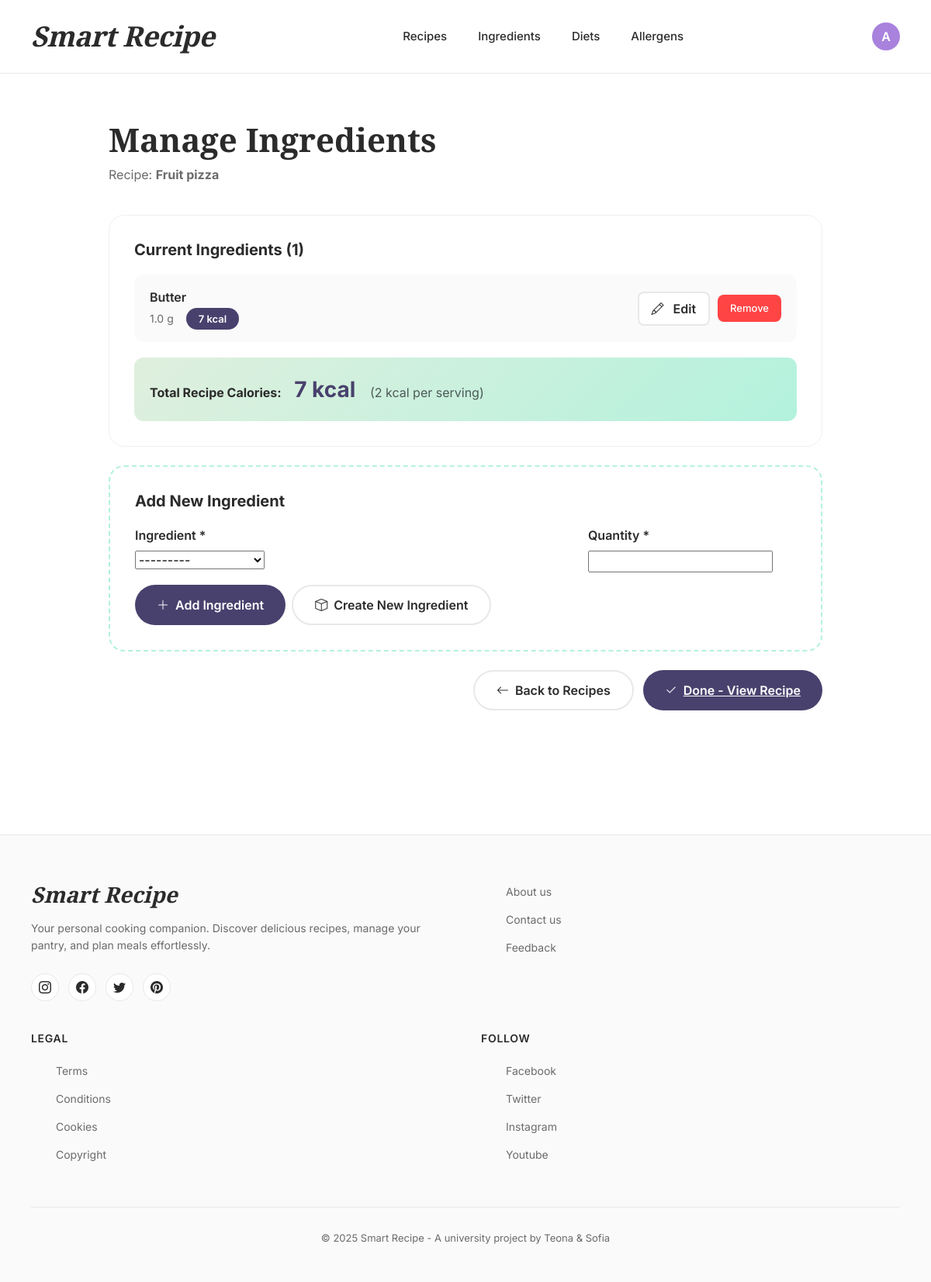
Page /recipes/12/edit-ingredients/ (signed in) on the committed database.
### smart_recipe_app/models.py (models this page shows, shortened)
class Recipe(models.Model):
    name = models.CharField(max_length=200)
    description = models.TextField(blank=True)
    no_of_servings = models.PositiveIntegerField(default=1)
    preparation_time = models.PositiveIntegerField(help_text="Minutes")
    image = models.ImageField(upload_to='recipes/', blank=True, null=True)
    ingredients = models.ManyToManyField(Ingredient, through='RecipeIngredientRelation', related_name='recipes')  # ingredient.recipes.all()
    @property
    def total_calories(self):
        return sum(ingredient_per_recipe.calories for ingredient_per_recipe in self.recipe_ingredients.all())
    @property
    def calories_per_serving(self):
        if self.no_of_servings:
            return self.total_calories / self.no_of_servings
        return None

class RecipeIngredientRelation(models.Model):
    recipe = models.ForeignKey(Recipe, on_delete=models.CASCADE, related_name='recipe_ingredients')  # recipe.recipe_ingredients.all()
    ingredient = models.ForeignKey(Ingredient, on_delete=models.CASCADE, related_name='ingredient_recipes')  # ingredients.ingredient_recipes.all()
    quantity = models.FloatField(validators=[MinValueValidator(0.000001)], help_text="Amount in ingredient.base_unit (e.g., 200 g, 2 piece)")    # how many of the base_units (like 4 bananas)
    class Meta:
        unique_together = ('recipe', 'ingredient')
    @property
    def calories(self):
        return self.quantity * self.ingredient.calories_per_one_unit

class Ingredient(models.Model):
    UNIT_CHOICES = [
        ('g', 'grams (g)'),
        ('ml', 'milliliters (ml)'),
        ('pcs', 'pieces'),
        ('tsp', 'teaspoon'),
        ('tbsp', 'tablespoon'),
        ('cup', 'cup'),
    ]
    name = models.CharField(max_length=100, unique=True)
    base_unit = models.CharField(max_length=20, choices=UNIT_CHOICES,
                                 help_text="Mass units like kilograms (kg), grams (g), liters (l) and etc.")
    base_amount = models.FloatField(validators=[MinValueValidator(0.000001)], help_text="Amount of base_unit used for calorie calculation (e.g. 100 g, 100 ml, 1 piece)")
    calories_per_base_amount = models.FloatField(validators=[MinValueValidator(0)], help_text="Calories for the base amount (e.g. kcal per 100 g)")
    allergens = models.ManyToManyField(Allergen, blank=True, related_name='ingredients')  # allergen.ingredients.all()
    diets = models.ManyToManyField(Diet, through='IngredientDietRelation', related_name='ingredients')  # diet.ingredients.all()
    @property
    def calories_per_one_unit(self):
        return self.calories_per_base_amount / self.base_amount
    def __str__(self):
        return self.name

### smart_recipe_app/views.py (the view)
# urls.py: path("recipes/<int:pk>/edit-ingredients/", views.recipe_edit_ingredients, name="recipe_edit_ingredients"),
@login_required
@group_required("Admin")
def recipe_edit_ingredients(request, pk):
    recipe = get_object_or_404(Recipe, pk=pk)
    relations = recipe.recipe_ingredients.select_related("ingredient").all()
    edit_id = request.GET.get("edit")
    editing_rel = None
    if edit_id:
        editing_rel = get_object_or_404(
            RecipeIngredientRelation,
            pk=edit_id,
            recipe=recipe
        )
    if request.method == "POST":
        if editing_rel:
            form = RecipeIngredientRelationForm(request.POST, instance=editing_rel)
        else:
            form = RecipeIngredientRelationForm(request.POST)
        if form.is_valid():
            rel = form.save(commit=False)
            rel.recipe = recipe
            rel.save()
            return redirect("recipe_edit_ingredients", pk=pk)  # clears ?edit
    else:
        if editing_rel:
            form = RecipeIngredientRelationForm(instance=editing_rel)
        else:
            form = RecipeIngredientRelationForm()
    return render(request, "recipes/recipe_edit_ingredients.html", {
        "recipe": recipe,
        "form": form,
        "relations": relations,
        "editing_rel": editing_rel,
    })

### smart_recipe_app/forms.py (shortened to what this page needs)
class RecipeIngredientRelationForm(forms.ModelForm):
    class Meta:
        model = RecipeIngredientRelation
        fields = ["ingredient", "quantity"]
        widgets = {
            'ingredient': IngredientSelectWithUnit(attrs={'class': 'ingredient-select'}),
        }

### smart_recipe_app/forms.py (called while the page is built)
    def create_option(self, name, value, label, selected, index, subindex=None, attrs=None):
        option = super().create_option(name, value, label, selected, index, subindex=subindex, attrs=attrs)
        if value and hasattr(value, "instance"):
            option["attrs"]["data-unit"] = value.instance.base_unit
        return option

### smart_recipe_app/templatetags/helpers.py (called while the page is built)
@register.filter
def has_group(user, group_name):
    return user.is_authenticated and user.groups.filter(name=group_name).exists()

### smart_recipe_app/views.py (called while the page is built)
def group_required(group_name):
    def decorator(view_func):
        @wraps(view_func)
        def _wrapped(request, *args, **kwargs):
            if request.user.groups.filter(name=group_name).exists():
                return view_func(request, *args, **kwargs)
            return render(request, "page_not_found.html", status=403)
        return _wrapped
    return decorator

### smart_recipe_app/templates/recipes/recipe_edit_ingredients.html (shortened to what this page needs)
{% extends 'common/base.html' %}
{% block content %}
<div class="ingredients-container">
    <div class="page-header">
        <h1 class="page-title">Manage Ingredients</h1>
        <p class="page-subtitle">Recipe: <strong>{{ recipe.name }}</strong></p>
    </div>
    <div class="ingredients-card">
        <h3 class="section-title">Current Ingredients ({{ relations|length }})</h3>
        {% if relations %}
            {% for rel in relations %}
            <div class="ingredient-item">
                <div class="ingredient-info">
                    <h5>{{ rel.ingredient.name }}</h5>
                    <div class="ingredient-details">
                        {{ rel.quantity }} {{ rel.ingredient.base_unit }}
                        <span class="calorie-badge">{{ rel.calories|floatformat:0 }} kcal</span>
                    </div>
                </div>
                <div class="ingredient-actions">
                    <a href="{% url 'recipe_edit_ingredients' recipe.id %}?edit={{ rel.id }}" class="btn-secondary" style="padding:8px 16px; border-radius:8px;">
                        <i class="bi bi-pencil me-1"></i>Edit
                    </a>
                    <a href="{% url 'recipe_remove_ingredient' recipe.id rel.id %}" class="btn-remove">Remove</a>
                </div>
            </div>
            {% endfor %}
            <div class="total-calories">
                <strong style="font-size: 16px;">Total Recipe Calories:</strong>
                <span style="font-size: 28px; font-weight: 700; color: var(--vintage-grape); margin-left: 12px;">
                    {{ recipe.total_calories|floatformat:0 }} kcal
                </span>
                <span class="text-muted" style="margin-left: 12px;">
                    ({{ recipe.calories_per_serving|floatformat:0 }} kcal per serving)
                </span>
            </div>
        {% else %}
        <div class="empty-state">
            <i class="bi bi-basket" style="font-size: 48px; opacity: 0.3; display: block; margin-bottom: 16px;"></i>
            <p>No ingredients added yet</p>
        </div>
        {% endif %}
    </div>
    <div class="add-ingredient-section">
        <h3 class="section-title">
            {% if editing_rel %}Edit Ingredient{% else %}Add New Ingredient{% endif %}
        </h3>
        <form method="post">
            <div class="row">
                <div class="col-md-8 mb-3">
                    <label class="form-label">Ingredient *</label>
                    {{ form.ingredient }}
                </div>
                <div class="col-md-4 mb-3">
                    <label class="form-label">Quantity *</label>
                    <div class="d-flex align-items-center gap-2">
                        {{ form.quantity }}
                    </div>
                </div>
            </div>
            <div class="d-flex gap-2 flex-wrap">
                <button type="submit" class="btn-add">
                    {% if editing_rel %}
                        <i class="bi bi-check2"></i> Save Changes
                    {% else %}
                        <i class="bi bi-plus-lg"></i> Add Ingredient
                    {% endif %}
                </button>
                <a href="{% url 'ingredient_create' %}?next={{ request.get_full_path|urlencode }}"
                   class="btn-secondary">
                    <i class="bi bi-box"></i>
                    Create New Ingredient
                </a>
            </div>
        </form>
    </div>
    <div class="bottom-actions">
        <a href="{% url 'recipe_list' %}" class="btn-secondary">
            <i class="bi bi-arrow-left"></i>
            Back to Recipes
        </a>
        <a href="{% url 'recipe_detail' recipe.id %}" class="btn-add">
            <i class="bi bi-check2"></i>
            Done - View Recipe
        </a>
    </div>
</div>
{% endblock %}

### smart_recipe_app/templates/common/base.html (shortened to what this page needs)
{% load static %}
{% load helpers %}
<html lang="en">
<head>
    <link href="https://cdn.jsdelivr.net/npm/bootstrap@5.3.2/dist/css/bootstrap.min.css" rel="stylesheet">
    <link rel="stylesheet" href="https://cdn.jsdelivr.net/npm/bootstrap-icons@1.11.1/font/bootstrap-icons.css">
</head>
<body>
    <header class="clean-header">
        <div class="header-container">
            <a href="{% url 'index' %}" class="logo-text">Smart Recipe</a>
        {% if user.is_authenticated %}
            <nav class="header-nav">
                {% if user|has_group:"Admin" %}
                    <a href="{% url 'recipe_list' %}" class="nav-link">Recipes</a>
                    <a href="{% url 'ingredient_list' %}" class="nav-link">Ingredients</a>
                    <a href="{% url 'diet_list' %}" class="nav-link">Diets</a>
                    <a href="{% url 'allergen_list' %}" class="nav-link">Allergens</a>
                {% endif %}
            </nav>
            <div class="header-actions">
                <div class="dropdown user-menu">
                    <button class="user-btn dropdown-toggle" type="button" data-bs-toggle="dropdown" aria-expanded="false">
                        <div class="user-avatar">
                            {{ user.username|first|upper }}
                        </div>
                    </button>
                </div>
            </div>
            {% else %}
            <div class="header-actions">
                <a href="{% url 'login' %}" class="nav-link">Login</a>
            </div>
            {% endif %}
        </div>
    </header>
    <main>
        {% block content %}{% endblock %}
    </main>
    <footer class="clean-footer">
        <div class="footer-container">
            <div class="footer-content">
                <div class="footer-brand">
                    <h3>Smart Recipe</h3>
                    <p>Your personal cooking companion. Discover delicious recipes, manage your pantry, and plan meals effortlessly.</p>
                    <div class="social-links">
                        <a href="#" class="social-link" aria-label="Instagram">
                            <i class="bi bi-instagram"></i>
                        </a>
                        <a href="#" class="social-link" aria-label="Facebook">
                            <i class="bi bi-facebook"></i>
                        </a>
                        <a href="#" class="social-link" aria-label="Twitter">
                            <i class="bi bi-twitter"></i>
                        </a>
                        <a href="#" class="social-link" aria-label="Pinterest">
                            <i class="bi bi-pinterest"></i>
                        </a>
                    </div>
                </div>
                <div class="footer-section">
                    <ul class="footer-links">
                        <li><a href="#">About us</a></li>
                        <li><a href="#">Contact us</a></li>
                        <li><a href="#">Feedback</a></li>
                    </ul>
                </div>
                <div class="footer-section">
                    <h4>Legal</h4>
                    <ul class="footer-links">
                        <li><a href="#">Terms</a></li>
                        <li><a href="#">Conditions</a></li>
                        <li><a href="#">Cookies</a></li>
                        <li><a href="#">Copyright</a></li>
                    </ul>
                </div>
                <div class="footer-section">
                    <h4>Follow</h4>
                    <ul class="footer-links">
                        <li><a href="#">Facebook</a></li>
                        <li><a href="#">Twitter</a></li>
                        <li><a href="#">Instagram</a></li>
                        <li><a href="#">Youtube</a></li>
                    </ul>
                </div>
            </div>
            <div class="footer-bottom">
                <p>&copy; 2025 Smart Recipe - A university project by Teona & Sofia</p>
            </div>
        </div>
    </footer>
</body>
</html>

### smart_recipe_app/templates/common/base.html (style rules this page uses)
:root { --vintage-grape: #49416D; --bright-lavender: #A882DD; --sweet-salmon: #E08D79; --honeydew: #E0EFDE; --icy-aqua: #B3F2DD; --text-dark: #2b2b2b; --text-muted: #6b6b6b; }
* { margin: 0; padding: 0; box-sizing: border-box; }
body { font-family: 'Inter', -apple-system, BlinkMacSystemFont, sans-serif; color: var(--text-dark); background-color: #ffffff; min-height: 100vh; display: flex; flex-direction: column; }
.clean-header { background: white; border-bottom: 1px solid #e8e8e8; position: sticky; top: 0; z-index: 1000; padding: 20px 0; }
.header-container { max-width: 1400px; margin: 0 auto; padding: 0 40px; display: flex; align-items: center; justify-content: space-between; }
.logo-text { font-family: 'Playfair Display', serif; font-size: 36px; font-weight: 900; font-style: italic; color: var(--text-dark); text-decoration: none; letter-spacing: -0.5px; transition: color 0.3s ease; }
.header-nav { display: flex; align-items: center; gap: 40px; }
.nav-link { color: var(--text-dark); text-decoration: none; font-weight: 500; font-size: 15px; transition: color 0.3s ease; }
.header-actions { display: flex; align-items: center; gap: 25px; }
.user-btn.dropdown-toggle::after { display: none; }
.user-btn { background: transparent; border: none; padding: 0; cursor: pointer; }
.user-avatar { width: 36px; height: 36px; background: var(--bright-lavender); border-radius: 50%; display: flex; align-items: center; justify-content: center; color: white; font-weight: 600; transition: transform 0.3s ease; }
main { flex: 1; }
.clean-footer { background: #fafafa; border-top: 1px solid #e8e8e8; padding: 60px 0 30px; margin-top: 80px; }
.footer-container { max-width: 1400px; margin: 0 auto; padding: 0 40px; }
.footer-content { display: grid; grid-template-columns: 2fr 1fr 1fr 1fr; gap: 60px; margin-bottom: 40px; }
.footer-brand h3 { font-family: 'Playfair Display', serif; font-size: 28px; font-weight: 900; font-style: italic; margin-bottom: 15px; color: var(--text-dark); }
.footer-brand p { color: var(--text-muted); line-height: 1.6; margin-bottom: 25px; font-size: 14px; }
.social-links { display: flex; gap: 12px; }
.social-link { width: 36px; height: 36px; background: white; border: 1px solid #e8e8e8; border-radius: 50%; display: flex; align-items: center; justify-content: center; color: var(--text-dark); text-decoration: none; transition: all 0.3s ease; }
.footer-section h4 { font-weight: 600; margin-bottom: 20px; font-size: 14px; text-transform: uppercase; letter-spacing: 0.05em; color: var(--text-dark); }
.footer-links { list-style: none; }
.footer-links li { margin-bottom: 12px; }
.footer-links a { color: var(--text-muted); text-decoration: none; font-size: 14px; transition: all 0.3s ease; }
.footer-bottom { border-top: 1px solid #e8e8e8; padding-top: 30px; text-align: center; font-size: 13px; color: var(--text-muted); }
@media (max-width: 1200px) { .footer-content { grid-template-columns: 1fr 1fr; gap: 40px; } }

### rows in the picture
Recipe: name "Fruit pizza", total_calories "7", calories_per_serving "2"
RecipeIngredientRelation: ingredient.name "Butter", quantity "1.0", ingredient.base_unit "g", calories "7"

### other values in the picture
{{ user.username|first|upper }} "A"
{{ relations|length }} "1"
